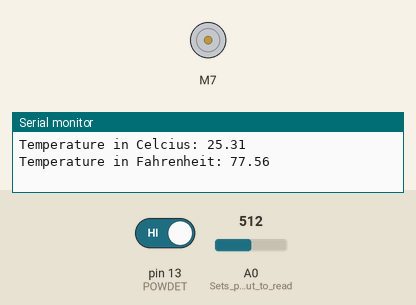
Recording of a sketch running on a simulated Arduino Uno, built with avr-gcc and run on an emulated ATmega328P. On the bench: DC motor (green arrow = forward, orange = backward, longer = faster), the last lines printed to the serial monitor. The test bench sets the inputs (shaded band); at power-on: A0 (Sets_pin_A0_input_to_read) = 512, pin 13 (POWDET) HIGH.

Above: at 1.8 s.
1.9 s: A0 (Sets_pin_A0_input_to_read) set to 0
3.7 s: A0 (Sets_pin_A0_input_to_read) set to 1023
6.8 s: pin 13 (POWDET) driven LOW
At 9.2 s:
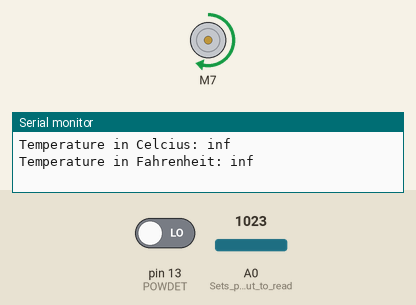
10.9 s: pin 13 (POWDET) driven HIGH
At 14.5 s:
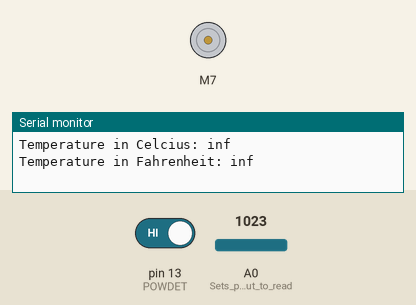
Timing chart, 0 to 16.0 s (numbered marks = the images above; inputs shaded):
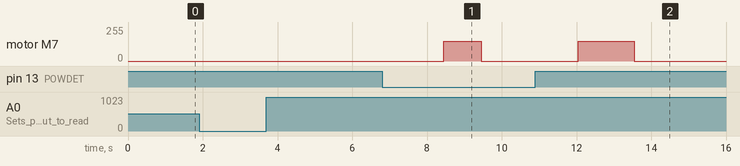

Measured:
- after the input at 6.8 s, motor M7: stopped → forward 150/255 after 1.6 s, → stopped 1.0 s later
- after the input at 10.9 s, motor M7: stopped → forward 150/255 after 1.1 s, → stopped 1.5 s later

The sketch:

lift_code.ino
```cpp
#include <SparkFun_TB6612.h>   //Using the library for the Sparkfun H-Bridge to run the motor

#define POWDET 13   //Pin that will detect if the car is on
#define PWMA 3      //PWM of motor
#define AIN1 7      //Motor Input 1
#define AIN2 4      //Motor Input 2
#define STBY 8      //Standby

const int offsetA = 1;

Motor motor = Motor(AIN1, AIN2, PWMA, offsetA, STBY);

void setup() {
  Serial.begin(9600);       //Begins Serial Output
  pinMode(A0, INPUT);       //Sets pin A0 input to read the temperature
  pinMode(POWDET, INPUT);   //Sets the power detection pin as an input

}

void loop() {
  float reading;   //defines a float variable we will use for the readings from the thermistor
  float tempC;     //A variable to hold the converted resistance in Celcius
  float tempF;     //Variable that will hold the converted Celcius temperature in Fahrenheit
  int PowerIn = digitalRead(POWDET);  //Variable to hold the value for whether the car is on or not

  reading = analogRead(A0);   //Gives a reading based on voltage between 0-1023

  Serial.print("Analog Reading: "); Serial.println(reading);

  reading = (1023 / reading) - 1;   //Converts the reading into a resistance
  reading = 10000 / reading;        //using a voltage divider
  Serial.print("Thermistor Resistance: "); Serial.println(reading);

  tempC = -25.91 * log(reading) + 264;
  Serial.print("Temperature in Celcius: "); Serial.println(tempC);

  tempF = tempC * 1.8 + 32;
  Serial.print("Temperature in Fahrenheit: "); Serial.println(tempF);
  Serial.println(" ");
  delay(1000);

  if (PowerIn == LOW && tempF < 40)   //Checks if the car is off and the temperature is below a certain value
  {
    motor.drive(150, 1000);   //Runs the motor to lift the windshield
    motor.brake();            //Brakes the motor
    delay(2500);
    int x = 0;   //Defines a variable we will use to escape the loop coming up

    while (x == 0)
    {
      int PowerOn = digitalRead(POWDET);
      if (PowerOn == HIGH)   //Checks to see if the car is turned on
      {
        x = 1;   //Escapes the loop if the car is on
      }
      delay(100);
    }

    motor.drive(150, 1500);   //Lowers the windshield wiper by running it forward again
    motor.brake();            //and escaping the physical lock on the windshield
    delay(1000);
  }


}
```
